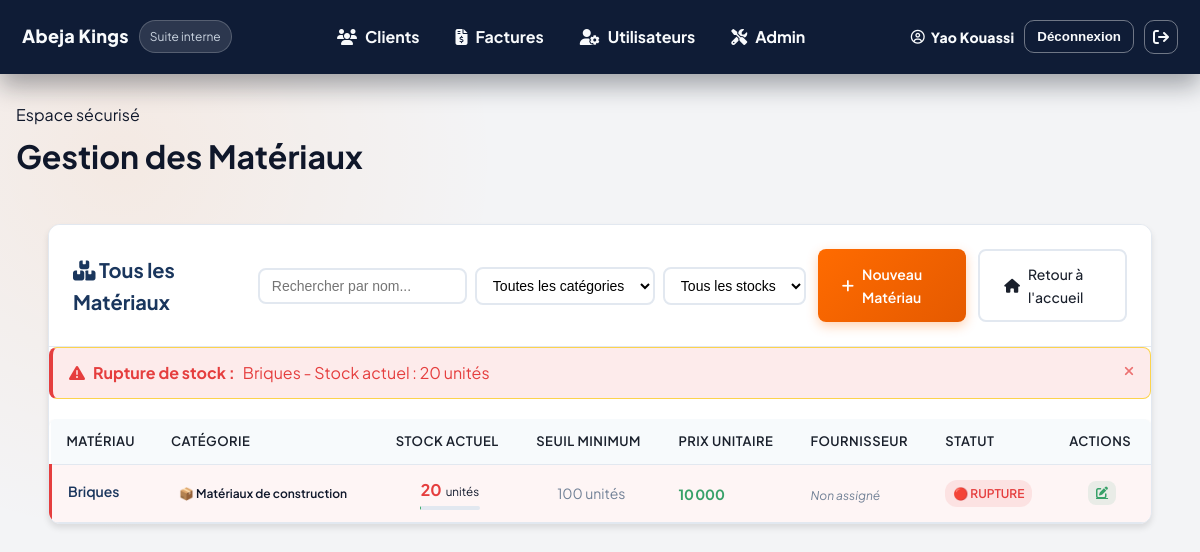
Page /materiaux/ (signed in) on the committed database.
### core/models.py (models this page shows, shortened)
class Materiau(models.Model):
    CATEGORIE_CHOICES = [
        ('construction', 'Matériaux de construction'),
        ('electricite', 'Électricité'),
        ('plomberie', 'Plomberie'),
        ('peinture', 'Peinture'),
        ('outillage', 'Outillage'),
        ('autre', 'Autre'),
    ]
    nom = models.CharField(max_length=200)
    categorie = models.CharField(max_length=50, choices=CATEGORIE_CHOICES, default='construction')
    description = models.TextField(blank=True)
    unite = models.CharField(max_length=20, default='unités')
    quantite_stock = models.IntegerField(default=0)
    seuil_minimum = models.IntegerField(default=0)
    prix_unitaire = models.DecimalField(max_digits=10, decimal_places=2)
    fournisseur = models.ForeignKey('Fournisseur', on_delete=models.SET_NULL, null=True, blank=True, related_name='materiaux')
    created_at = models.DateTimeField(auto_now_add=True)
    updated_at = models.DateTimeField(auto_now=True)
    @property
    def est_en_rupture(self):
        return self.quantite_stock <= self.seuil_minimum
    class Meta:
        verbose_name = "Matériau"
        verbose_name_plural = "Matériaux"

### core/views.py (the view)
# urls.py: path('materiaux/', views.MateriauListView.as_view(), name='materiaux'),
@method_decorator(login_required, name='dispatch')
class MateriauListView(View):
    def get(self, request):
        materiaux = Materiau.objects.select_related('fournisseur').all().order_by('nom')
        return render(request, 'core/materiau_list.html', {'materiaux': materiaux})

### core/templates/core/materiau_list.html (shortened to what this page needs)
{% extends 'core/base.html' %}
{% block title %}Gestion des Matériaux{% endblock %}
{% block content %}
<div class="content-area">
    <div class="content-section">
        <div class="section-header">
            <h3>
                <i class="fas fa-boxes"></i>
                Tous les Matériaux
            </h3>
            <div class="section-actions">
                <div class="search-filters">
                    <input type="text" id="materiaux-search" placeholder="Rechercher par nom..." class="search-input">
                    <select id="materiaux-categorie-filter" class="filter-select">
                        <option value="">Toutes les catégories</option>
                    </select>
                    <select id="materiaux-stock-filter" class="filter-select">
                        <option value="">Tous les stocks</option>
                    </select>
                </div>
                <a href="{% url 'core:materiau_create' %}" class="btn btn-primary">
                    <i class="fas fa-plus"></i> Nouveau Matériau
                </a>
                <a href="{% url 'core:dashboard' %}" class="btn btn-outline">
                    <i class="fas fa-home"></i> Retour à l'accueil
                </a>
            </div>
        </div>
        {% if materiaux %}
        <div class="alerts-section">
            {% for materiau in materiaux %}
                {% if materiau.est_en_rupture %}
                <div class="alert alert-danger alert-dismissible">
                    <i class="fas fa-exclamation-triangle"></i>
                    <strong>Rupture de stock :</strong> {{ materiau.nom }} - Stock actuel : {{ materiau.quantite_stock }} {{ materiau.unite }}
                    <button class="alert-close" onclick="this.parentElement.style.display='none'">
                        <i class="fas fa-times"></i>
                    </button>
                </div>
                {% endif %}
            {% endfor %}
        </div>
        {% endif %}
        <div class="table-container">
            <table id="materiaux-table">
                <thead>
                    <tr>
                        <th>Matériau</th>
                        <th>Catégorie</th>
                        <th>Stock Actuel</th>
                        <th>Seuil Minimum</th>
                        <th>Prix Unitaire</th>
                        <th>Fournisseur</th>
                        <th>Statut</th>
                        <th>Actions</th>
                    </tr>
                </thead>
                <tbody id="materiaux-tbody">
                    {% for materiau in materiaux %}
                    <tr class="{% if materiau.est_en_rupture %}stock-rupture{% endif %}" data-categorie="{{ materiau.categorie }}" data-stock-status="{% if materiau.est_en_rupture %}rupture{% elif materiau.quantite_stock <= materiau.seuil_minimum|add:10 %}faible{% else %}normal{% endif %}">
                        <td>
                            <div class="materiau-info">
                                <strong>{{ materiau.nom }}</strong>
                            </div>
                        </td>
                        <td>
                            <span class="category-badge category-{{ materiau.categorie }}">
                                {% if materiau.categorie == 'ciment' %}🏗️{% elif materiau.categorie == 'acier' %}🔧{% elif materiau.categorie == 'bois' %}🌳{% elif materiau.categorie == 'electricite' %}⚡{% elif materiau.categorie == 'plomberie' %}🚰{% elif materiau.categorie == 'peinture' %}🎨{% elif materiau.categorie == 'outillage' %}🔨{% else %}📦{% endif %}
                                {{ materiau.get_categorie_display }}
                            </span>
                        </td>
                        <td>
                            <div class="stock-info">
                                <div class="stock-amount {% if materiau.est_en_rupture %}stock-critical{% elif materiau.quantite_stock <= materiau.seuil_minimum %}stock-warning{% endif %}">
                                    <strong>{{ materiau.quantite_stock }}</strong>
                                    <small>{{ materiau.unite }}</small>
                                </div>
                                <div class="stock-bar">
                                </div>
                            </div>
                        </td>
                        <td>
                            <div class="threshold-info">
                                {{ materiau.seuil_minimum }} {{ materiau.unite }}
                            </div>
                        </td>
                        <td>
                            <div class="price-info">
                                <strong class="format-number">{{ materiau.prix_unitaire|default:0|floatformat:0 }}</strong>
                            </div>
                        </td>
                        <td>
                            {% if materiau.fournisseur %}
                            <div class="supplier-info">
                                <i class="fas fa-truck"></i>
                                {{ materiau.fournisseur.nom }}
                            </div>
                            {% else %}
                            <span class="no-supplier">Non assigné</span>
                            {% endif %}
                        </td>
                        <td>
                            {% if materiau.est_en_rupture %}
                            <span class="status-badge status-rupture">
                                🔴 Rupture
                            </span>
                            {% elif materiau.quantite_stock <= materiau.seuil_minimum %}
                            <span class="status-badge status-warning">
                                🟡 Stock faible
                            </span>
                            {% else %}
                            <span class="status-badge status-ok">
                                🟢 OK
                            </span>
                            {% endif %}
                        </td>
                        <td>
                            <div class="action-buttons">
                                <a href="{% url 'core:materiau_update' materiau.pk %}" class="btn-action btn-edit" title="Modifier">
                                    <i class="fas fa-edit"></i>
                                </a>
                            </div>
                        </td>
                    </tr>
                    {% endfor %}
                </tbody>
            </table>
        </div>
    </div>
</div>
{% endblock %}

### core/templates/core/base.html (shortened to what this page needs)
{% load static %}
<!doctype html>
<html lang="fr">
<head>
  <link rel="stylesheet" href="https://cdnjs.cloudflare.com/ajax/libs/font-awesome/6.5.2/css/all.min.css">
  <link rel="stylesheet" href="{% static 'css/style.css' %}">
</head>
<body class="ui-shell">
<header class="topbar">
  <div class="brand">
    <a href="{% url 'core:dashboard' %}" class="brand-mark">Abeja Kings</a>
    <span class="pill live-pill">Suite interne</span>
  </div>
  {% if request.user.is_authenticated %}
  <nav class="topnav">
    <a href="{% url 'core:clients' %}"><i class="fa-solid fa-users"></i><span>Clients</span></a>
    <a href="{% url 'core:factures' %}"><i class="fa-solid fa-file-invoice-dollar"></i><span>Factures</span></a>
    <a href="{% url 'core:users' %}"><i class="fa-solid fa-user-gear"></i><span>Utilisateurs</span></a>
    <a href="{% url 'admin:index' %}"><i class="fa-solid fa-screwdriver-wrench"></i><span>Admin</span></a>
  </nav>
  {% endif %}
  <div class="user-actions">
    {% if request.user.is_authenticated %}
      <span class="user-name"><i class="fa-regular fa-circle-user"></i> {{ request.user.get_full_name|default:request.user.username }}</span>
      <form id="logout-form" method="post" action="{% url 'logout' %}" class="logout-form">
        <button type="submit" class="ghost-btn">Déconnexion</button>
      </form>
      <a href="#" id="logout-link" class="ghost-link" aria-label="Se déconnecter"><i class="fa-solid fa-arrow-right-from-bracket"></i></a>
    {% else %}
      <a href="{% url 'login' %}" class="ghost-btn">Se connecter</a>
    {% endif %}
  </div>
</header>
<main class="page">
  <div class="page-header">
    <div>
      <p class="eyebrow">Espace sécurisé</p>
      <h1>{% block title %}{% endblock %}</h1>
    </div>
  </div>
  {% block content %}{% endblock %}
</main>
</body>
</html>

### static/css/style.css (style rules this page uses)
:root { --primary: #FF6B00; --primary-dark: #E55A00; --primary-light: #FF8C33; --secondary: #1A365D; --secondary-light: #2D4B8C; --accent: #2D3748; --light: #FFFFFF; --dark: #1A202C; --gray: #718096; --gray-light: #E2E8F0; --gray-lighter: #F7FAFC; --success: #38A169; --warning: #D69E2E; --danger: #E53E3E; --info: #3182CE; --shadow: 0 1px 3px rgba(0, 0, 0, 0.1); --shadow-md: 0 4px 6px rgba(0, 0, 0, 0.1); --shadow-lg: 0 10px 15px rgba(0, 0, 0, 0.1); --radius: 8px; --radius-lg: 12px; }
* { margin: 0; padding: 0; box-sizing: border-box; }
body { font-family: 'Inter', sans-serif; background: var(--gray-lighter); color: var(--dark); line-height: 1.6; min-height: 100vh; }
.user-name { display: block; font-weight: 600; font-size: 14px; color: var(--dark); }
.content-area { padding: 32px; flex: 1; }
.content-section { background: var(--light); border-radius: var(--radius-lg); box-shadow: var(--shadow-md); margin-bottom: 0; overflow: hidden; border: 1px solid var(--gray-light); }
.section-header { padding: 24px; border-bottom: 1px solid var(--gray-light); display: flex; justify-content: space-between; align-items: center; background: var(--light); }
.section-header h3 { font-size: 20px; font-weight: 700; color: var(--secondary); margin: 0; }
.section-actions { display: flex; gap: 12px; }
.btn { padding: 12px 24px; border: none; border-radius: var(--radius); font-weight: 600; cursor: pointer; transition: all 0.3s ease; display: inline-flex; align-items: center; gap: 8px; font-size: 14px; text-decoration: none; }
.btn-primary { background: linear-gradient(135deg, var(--primary), var(--primary-dark)); color: white; box-shadow: 0 4px 12px rgba(255, 107, 0, 0.3); border: none; }
.btn-outline { background: transparent; border: 2px solid var(--gray-light); color: var(--dark); font-weight: 500; }
.table-container { overflow-x: auto; margin-top: 20px; }
table { width: 100%; border-collapse: collapse; }
th, td { padding: 18px 24px; text-align: left; border-bottom: 1px solid var(--gray-light); }
th { background: var(--gray-lighter); font-weight: 600; color: var(--dark); font-size: 13px; text-transform: uppercase; letter-spacing: 0.5px; }
.chantier-info, .employee-info, .materiau-info { display: flex; flex-direction: column; }
.chantier-info strong, .employee-info strong, .materiau-info strong { font-weight: 600; color: var(--dark); margin-bottom: 4px; }
.status-badge { padding: 4px 8px; border-radius: 4px; font-size: 0.8em; font-weight: 500; text-transform: uppercase; }
.status-rupture { background-color: var(--danger); color: white; }
.table-container table { width: 100%; border-collapse: collapse; background: white; border-radius: var(--radius); overflow: hidden; box-shadow: var(--shadow); }
.table-container th, .table-container td { padding: 12px 16px; text-align: left; border-bottom: 1px solid var(--gray-light); }
.table-container th { background: var(--gray-lighter); font-weight: 600; color: var(--dark); }
.search-filters { display: flex; gap: 12px; align-items: center; }
.search-input { padding: 8px 12px; border: 2px solid var(--gray-light); border-radius: var(--radius); font-size: 14px; transition: all 0.3s ease; min-width: 250px; }
.filter-select { padding: 8px 12px; border: 2px solid var(--gray-light); border-radius: var(--radius); font-size: 14px; background: var(--light); cursor: pointer; transition: all 0.3s ease; }

### rows in the picture
Materiau: nom "Briques", quantite_stock "20", unite "unités", categorie "Matériaux de construction", seuil_minimum "100", prix_unitaire "10 000", shows "Non assigné", shows "🔴 RUPTURE"

### other values in the picture
{{ request.user.get_full_name|default:request.user.username }} "Yao Kouassi"
